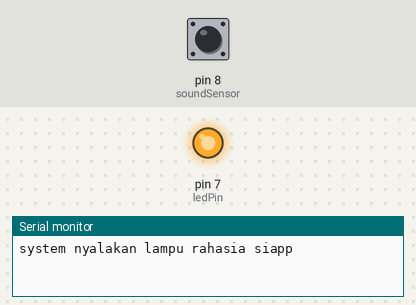
The sketch below on a simulated Arduino Uno, built with avr-gcc and run on an emulated ATmega328P. Shown: output pins drawn as LEDs (lit = HIGH), the last lines printed to the serial monitor. The inputs (shaded band) are chosen by the test bench; at power-on: pin 8 (soundSensor) LOW.

Above: at 1.2 s.
1.3 s: pin 8 (soundSensor) driven HIGH
2.8 s: pin 8 (soundSensor) pulsed LOW 5 times (0.12 s each, 0.3 s apart)
At 5.4 s:
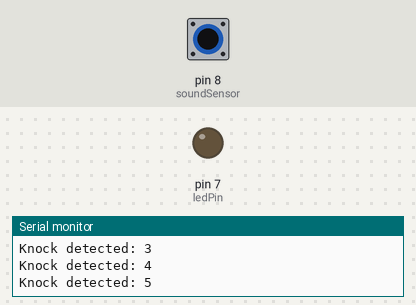
Timing chart, 0 to 10.6 s (numbered marks = the images above; inputs shaded):
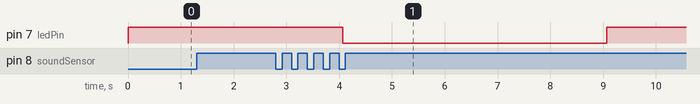

Measured:
- after the input at 2.8 s, pin 7 (ledPin): HIGH → LOW after 1.3 s, → HIGH 5.0 s later

The sketch:

open-dor-secret-clap.ino
```cpp
// Pin connections
int soundSensor = 8;
int ledPin = 7;

// Program variables
int knockCount = 0;
int requiredKnocks = 5;

int lastSoundState = 0;
int currentSoundState = 0;

void setup() {
pinMode(soundSensor, INPUT);
pinMode(ledPin, OUTPUT);
Serial.begin(9600);
digitalWrite(ledPin, HIGH); // Pastikan LED mati saat awal

Serial.println("system nyalakan lampu rahasia siapp");
}

void loop() {
// Membaca sensor suara
currentSoundState = digitalRead(soundSensor);

// Menentukan jika ketukan terdeteksi
if (lastSoundState == 0 && currentSoundState == 1) {
knockCount++;
Serial.print("Knock detected: ");
Serial.println(knockCount);
delay(250); // Debounce sederhana agar 1 ketukan tidak dihitung ganda
}

// Memeriksa apakah jumlah ketukan sudah tercapai
if (knockCount == requiredKnocks) {
digitalWrite(ledPin, LOW); // Nyalakan LED (buka kunci)
delay(5000);               // Tahan selama 5 detik
digitalWrite(ledPin, HIGH);  // Matikan LED kembali
knockCount = 0;             // Reset hitungan
}

// Update status suara terakhir
lastSoundState = currentSoundState;
}
```
